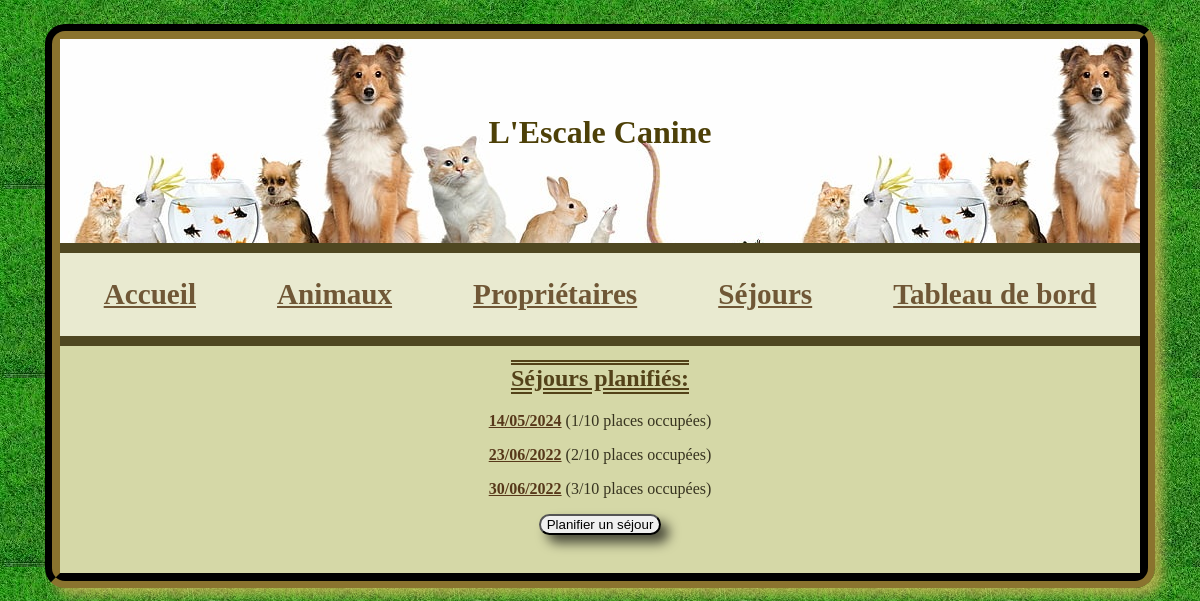
The app's page /index.php?ctlr=sejours&action=index with its own data.
### tables this page shows
CREATE TABLE IF NOT EXISTS `sejours` (
  `id` int NOT NULL AUTO_INCREMENT,
  `date` date NOT NULL,
  `animal_id` int NOT NULL,
  PRIMARY KEY (`id`),
  KEY `animal_id` (`animal_id`)
);

### controllers/SejourController.php (called while the page is built, shortened)
<?php
class SejourController extends Controller {
    public function index () {
        $sejours = Sejour::all();
        include('../views/sejours/list.php');
    }
}
?>

### public/index.php (called while the page is built, shortened)
<?php
$router = new Router();

### models/entities/Sejour.php (called while the page is built, shortened)
<?php
class Sejour extends Entity {
    public function __construct ($id, $date, $animal, $animals = false) {
        $this->id = $id;
        $this->date = $date;
    }
    public function __get ($prop) {
        if (property_exists($this, $prop)) {
            return $this->$prop;
        }
    }
}

### models/dao/DAO.php (called while the page is built, shortened)
<?php
abstract class DAO implements DAOInterface {
    protected $db;
    protected $table;
    public function __construct ($table) {
        $this->table = $table;
        $this->db = new PDO('mysql:host=localhost;dbname=dbchenil', 'root', '');
        $this->db->setAttribute(PDO::ATTR_ERRMODE, PDO::ERRMODE_EXCEPTION);
    }
    public function fetch_all () {
        $statement = $this->db->prepare("SELECT * FROM {$this->table}");
        try {
            $statement->execute();
            $results = $statement->fetchAll(PDO::FETCH_ASSOC);
            if ($results) {
                $list = array();
                foreach($results as $result) {
                    array_push($list, $this->create($result));
                }
                return $list;
            }
            return false;
        } catch (PDOException $exception) {
            var_dump($exception);
        }
    }
}

### models/entities/Entity.php (called while the page is built, shortened)
<?php
abstract class Entity implements EntityInterface {
    public static function all () {
        return (new static::$dao_name())->fetch_all();
    }
}

### views/sejours/list.php (the view, shortened to what this page needs)
<!DOCTYPE html>
<html lang="en">
<head>
    <link rel="stylesheet" href="css/chenil.css">
</head>
<body>
<main role="main">
<header>
    <h1 class="header">L'Escale Canine</h1>
</header>
<nav>
  <ul class="nav">
    <li class="nav"><a href="index.php?ctlr=home&action=index">Accueil</a></li>
    <li class="nav"><a href="index.php?ctlr=animals&action=index">Animaux</a></li>
    <li class="nav"><a href="index.php?ctlr=people&action=index">Propriétaires</a></li>
    <li class="nav"><a href="index.php?ctlr=sejours&action=index">Séjours</a></li>
    <li class="nav"><a href="index.php?ctlr=board&action=index">Tableau de bord</a></li>
  </ul>
</nav>
   <?php
   $allSejours = [];
   $allSejoursDates = [];
   $allSejoursDatesForNumber = [];
    $allSejoursForNumber = Sejour::all();
    if(isset($allSejoursDatesForNumber) && !empty($allSejoursForNumber)){
        foreach($allSejoursForNumber as $sejourForNumber){
            array_push($allSejoursDatesForNumber, $sejourForNumber->date);
        }
        $nbSejoursByDate = array_count_values($allSejoursDatesForNumber);
    }
   ?>
    <h2 id="title">Séjours planifiés:</h2>
    <?php if (isset($sejours) && !empty($sejours)): ?>
        <ul>
            <?php foreach($sejours as $sejour): ?>
                <?php if(!in_array($sejour->date, $allSejoursDates, true)): array_push($allSejoursDates, $sejour->date); array_push($allSejours, $sejour); endif; endforeach; ?>
                <?php foreach($allSejours as $oneSejour): ?>
                <li>
                    <p><a href="index.php?ctlr=sejours&action=show&id=<?= $oneSejour->id; ?>"><?= str_replace('-', '/', date('d-m-Y', strtotime($oneSejour->date))); ?></a> (<?= $nbSejoursByDate[$oneSejour->date]; ?>/10 places occupées)</p>
                </li>
            <?php endforeach; ?>
        </ul>
    <?php else : ?>
        <p>Aucun séjour n'a encore été planifié</p>
    <?php endif; ?>
    <div id="form">
    <form action="index.php" method="GET">
        <input id="submit" type="submit" value="Planifier un séjour">
    </form>
    </div>
    <br>
</main>
</body>
</html>

### public/css/chenil.css (style rules this page uses)
body { background-image: url('../images/backgroundGrass.jpg'); width: 90%; height: 100% auto; border: 15px groove rgb(54, 45, 18); border-radius:20px; box-shadow: 8px 8px 12px rgba(240, 196, 102, 0.65); margin: 1.5em auto; }
header { padding-top: 5%; height: 150px; background-image: url('../images/banniere.jpg'); }
.nav { display: flex; justify-content: space-around; font-size: 1.35em; }
main { padding-bottom: 20px; background-color: rgb(213, 216, 167); }
a { color: rgb(87, 56, 26); text-decoration:underline; font-weight: bold; }
h1 { color:rgb(77, 64, 8); text-align: center; font-family: cursive; }
p,li, h3, h4 { color: rgba(29, 24, 9, 0.863); text-align: center; }
h2 { color: rgba(63, 42, 2, 0.863); text-align: center; text-decoration: underline overline double; }
#submit { display: inline-block; justify-items: center; text-align: center; margin-left: auto; margin-right: auto; }
nav { background-color: rgba(255, 255, 255, 0.582); opacity: 0.8; padding: 0.2em; border-top: 10px solid rgb(46, 35, 0); border-bottom: 10px solid rgb(46, 35, 0); }
ul { list-style: none; padding-left: 0; justify-content: center; }
form { display: inline-block; justify-content: center; }
#form { text-align: center; }
input#submit { display: flex; justify-content: center; }
input { border-radius: 20px; box-shadow: 8px 8px 12px rgba(0, 0, 0, 0.65); }

### records on screen
sejours: date "14/05/2024", date "1"
sejours: date "23/06/2022", date "2"
sejours: date "30/06/2022", date "3"
